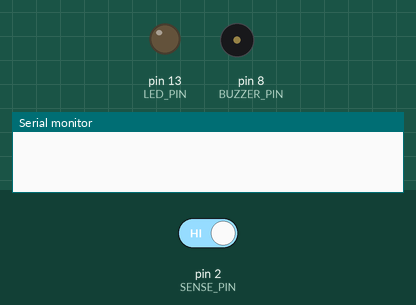
This sketch was run on a simulated Arduino Uno, built with avr-gcc and run on an emulated ATmega328P. Shown: output pins drawn as LEDs (lit = HIGH), buzzer (waves = sounding), the last lines printed to the serial monitor. The inputs (shaded band) are chosen by the test bench; at power-on: pin 2 (SENSE_PIN) HIGH.

Above: at 1.2 s.
1.3 s: pin 2 (SENSE_PIN) driven LOW
At 1.37 s:
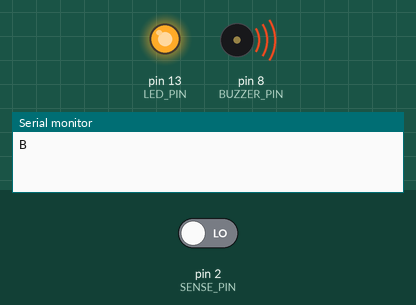
At 2.5 s:
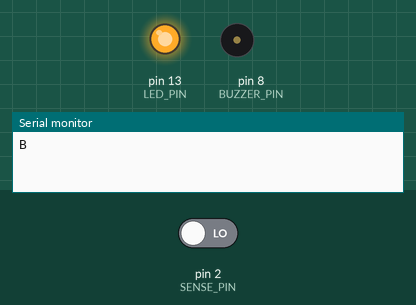
Timing chart, 0 to 4.3 s (numbered marks = the images above; inputs shaded):
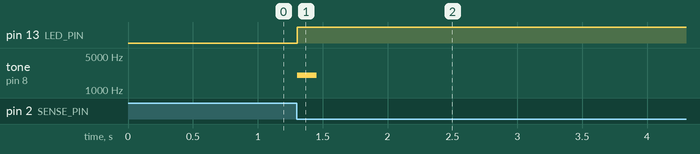

Measured:
- after the input at 1.3 s, pin 13 (LED_PIN): LOW → HIGH at once; tone on pin 8 (BUZZER_PIN): silent → 2000 Hz at once, → silent 0.15 s later

The sketch:

breach_sensor.ino
```cpp
const int SENSE_PIN = 2;
const int LED_PIN = 13;
const int BUZZER_PIN = 8;

int last = HIGH;

void setup() {
  pinMode(SENSE_PIN, INPUT_PULLUP);
  pinMode(LED_PIN, OUTPUT);
  pinMode(BUZZER_PIN, OUTPUT);
  Serial.begin(115200);
}

void loop() {
  int now = digitalRead(SENSE_PIN);
  digitalWrite(LED_PIN, now == LOW);
  if (now == LOW && last == HIGH) {
    Serial.println("B");
    tone(BUZZER_PIN, 2000, 150);
  }
  last = now;
  delay(5);
}
```
